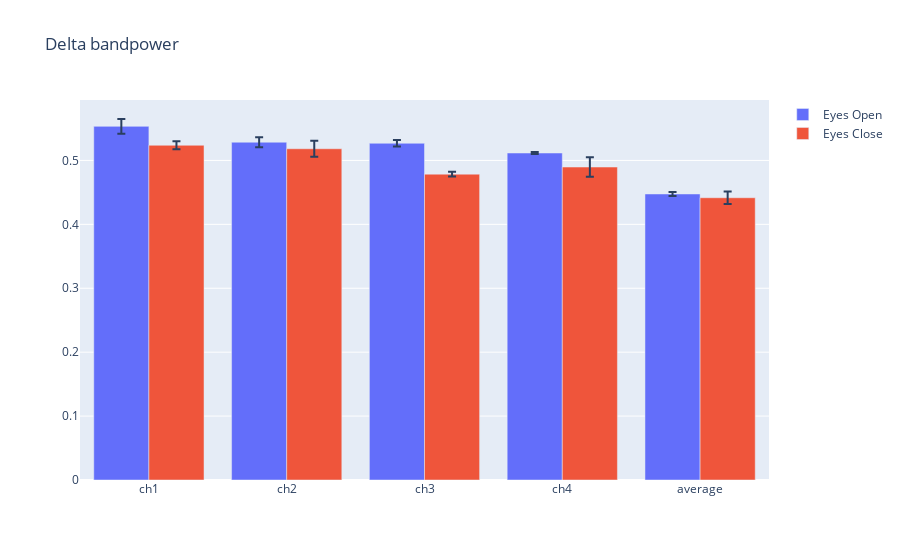
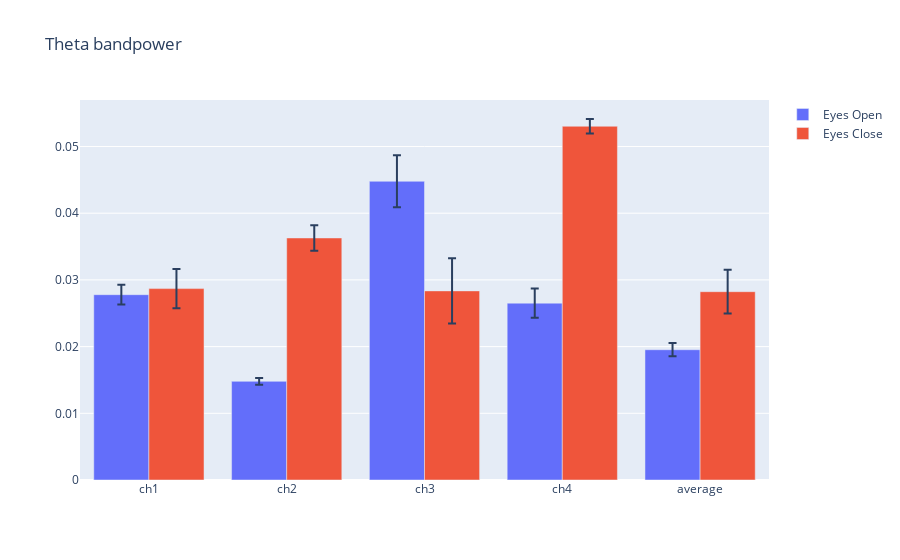
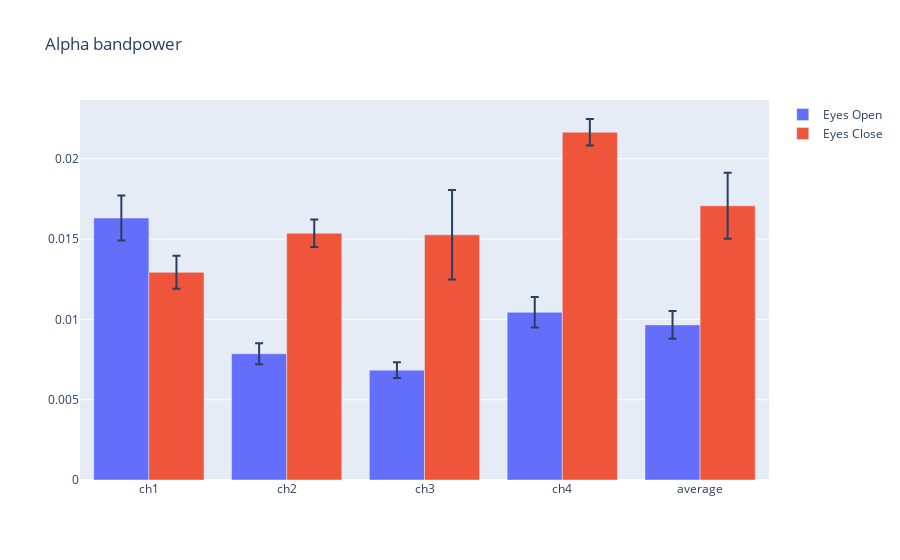
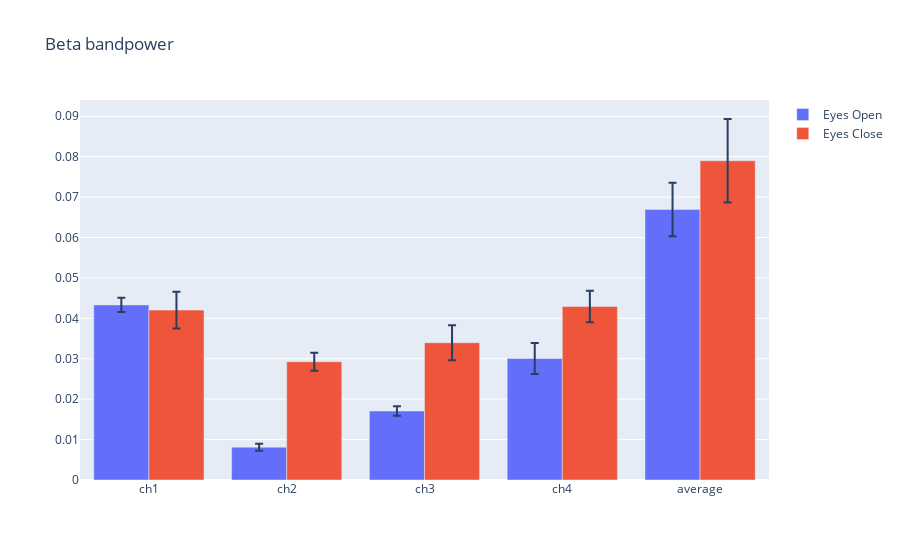

Write notebook code for charts like these, in order.
### Code cell
# plotting bandpower of each band 
fig = go.Figure()
fig.add_trace(go.Bar(name='Eyes Open', x=['ch1','ch2','ch3','ch4','average'], y=gl_open_delta_mean, 
                     error_y=dict(type='data', array=gl_open_delta_se)))

fig.add_trace(go.Bar(name='Eyes Close', x=['ch1','ch2','ch3','ch4','average'], y=gl_close_delta_mean,
                     error_y=dict(type='data', array=gl_close_delta_se)))
fig.update_layout(barmode='group',title="Delta bandpower")
fig.show()

fig = go.Figure()
fig.add_trace(go.Bar(name='Eyes Open', x=['ch1','ch2','ch3','ch4','average'], y=gl_open_theta_mean, 
                     error_y=dict(type='data', array=gl_open_theta_se)))

fig.add_trace(go.Bar(name='Eyes Close', x=['ch1','ch2','ch3','ch4','average'], y=gl_close_theta_mean,
                     error_y=dict(type='data', array=gl_close_theta_se)))
fig.update_layout(barmode='group',title="Theta bandpower")
fig.show()

fig = go.Figure()
fig.add_trace(go.Bar(name='Eyes Open', x=['ch1','ch2','ch3','ch4','average'], y=gl_open_alpha_mean, 
                     error_y=dict(type='data', array=gl_open_alpha_se)))

fig.add_trace(go.Bar(name='Eyes Close', x=['ch1','ch2','ch3','ch4','average'], y=gl_close_alpha_mean,
                     error_y=dict(type='data', array=gl_close_alpha_se)))
fig.update_layout(barmode='group',title="Alpha bandpower")
fig.show()

fig = go.Figure()
fig.add_trace(go.Bar(name='Eyes Open', x=['ch1','ch2','ch3','ch4','average'], y=gl_open_beta_mean, 
                     error_y=dict(type='data', array=gl_open_beta_se)))

fig.add_trace(go.Bar(name='Eyes Close', x=['ch1','ch2','ch3','ch4','average'], y=gl_close_beta_mean,
                     error_y=dict(type='data', array=gl_close_beta_se)))
fig.update_layout(barmode='group',title="Beta bandpower")
fig.show()

### Figure 1 — Plotly figure (JSON) as saved in the notebook; plotly's stock layout.template omitted (floating-point values rounded to 4 significant figures)
{"data": [{"error_y": {"array": [0.01152, 0.007725, 0.005158, 0.001471, 0.003286], "type": "data"}, "name": "Eyes Open", "type": "bar", "x": ["ch1", "ch2", "ch3", "ch4", "average"], "y": [0.5533, 0.5285, 0.5269, 0.5116, 0.4475]}, {"error_y": {"array": [0.006229, 0.01236, 0.003579, 0.01516, 0.009896], "type": "data"}, "name": "Eyes Close", "type": "bar", "x": ["ch1", "ch2", "ch3", "ch4", "average"], "y": [0.5237, 0.5183, 0.4785, 0.4897, 0.4416]}], "layout": {"barmode": "group", "title": {"text": "Delta bandpower"}}}

### Figure 2 — Plotly figure (JSON) as saved in the notebook; plotly's stock layout.template omitted (floating-point values rounded to 4 significant figures)
{"data": [{"error_y": {"array": [0.00149, 0.0005071, 0.003891, 0.002194, 0.0009901], "type": "data"}, "name": "Eyes Open", "type": "bar", "x": ["ch1", "ch2", "ch3", "ch4", "average"], "y": [0.02778, 0.01479, 0.04478, 0.02651, 0.01953]}, {"error_y": {"array": [0.002933, 0.001921, 0.004879, 0.001088, 0.003289], "type": "data"}, "name": "Eyes Close", "type": "bar", "x": ["ch1", "ch2", "ch3", "ch4", "average"], "y": [0.02869, 0.03629, 0.02835, 0.05303, 0.02823]}], "layout": {"barmode": "group", "title": {"text": "Theta bandpower"}}}

### Figure 3 — Plotly figure (JSON) as saved in the notebook; plotly's stock layout.template omitted (floating-point values rounded to 4 significant figures)
{"data": [{"error_y": {"array": [0.0014, 0.0006549, 0.0004899, 0.0009491, 0.0008682], "type": "data"}, "name": "Eyes Open", "type": "bar", "x": ["ch1", "ch2", "ch3", "ch4", "average"], "y": [0.01631, 0.007861, 0.006839, 0.01044, 0.009658]}, {"error_y": {"array": [0.00103, 0.0008533, 0.00279, 0.000823, 0.002056], "type": "data"}, "name": "Eyes Close", "type": "bar", "x": ["ch1", "ch2", "ch3", "ch4", "average"], "y": [0.01293, 0.01536, 0.01527, 0.02165, 0.01707]}], "layout": {"barmode": "group", "title": {"text": "Alpha bandpower"}}}

### Figure 4 — Plotly figure (JSON) as saved in the notebook; plotly's stock layout.template omitted (floating-point values rounded to 4 significant figures)
{"data": [{"error_y": {"array": [0.001755, 0.000859, 0.001172, 0.003856, 0.006619], "type": "data"}, "name": "Eyes Open", "type": "bar", "x": ["ch1", "ch2", "ch3", "ch4", "average"], "y": [0.04332, 0.008123, 0.01706, 0.03007, 0.06694]}, {"error_y": {"array": [0.00455, 0.002232, 0.004325, 0.003875, 0.01033], "type": "data"}, "name": "Eyes Close", "type": "bar", "x": ["ch1", "ch2", "ch3", "ch4", "average"], "y": [0.04204, 0.02926, 0.03397, 0.04293, 0.079]}], "layout": {"barmode": "group", "title": {"text": "Beta bandpower"}}}
